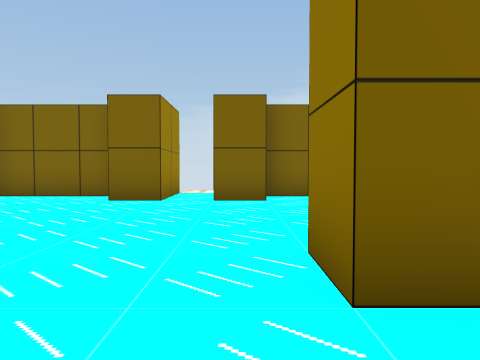
View 1 (above)

14 first-person views from a walk through a 3-D level made in the Unity game engine. The camera is 0.62 m above the floor, tilts 2° down and sees 70° across. The floor is counted in squares, 1 m on a side. Each view is taken from the middle of a square. On the plan, view 1 faces up. The plan holds only what a view shows up to about 10 squares ahead; the rest is blank.

View 2
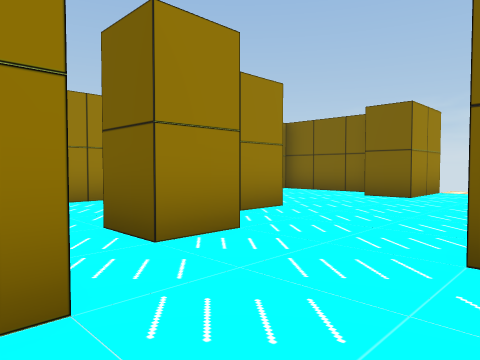

View 3
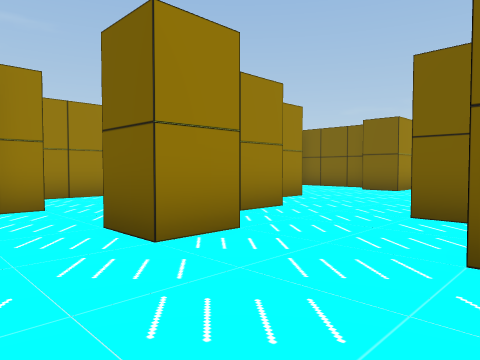

View 4
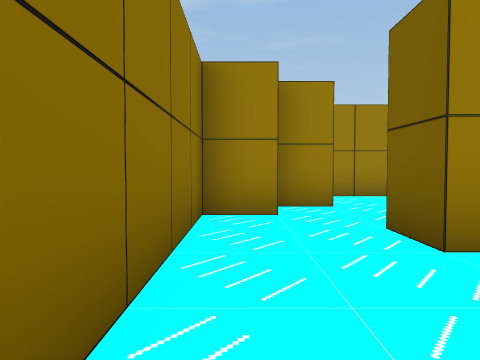

View 5
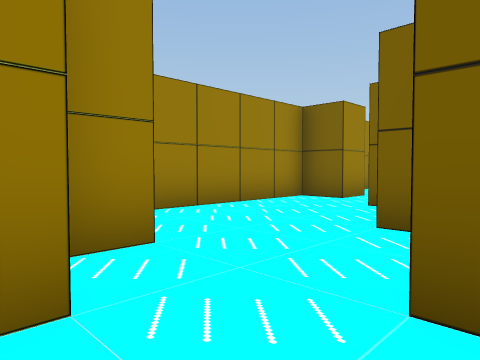

View 6
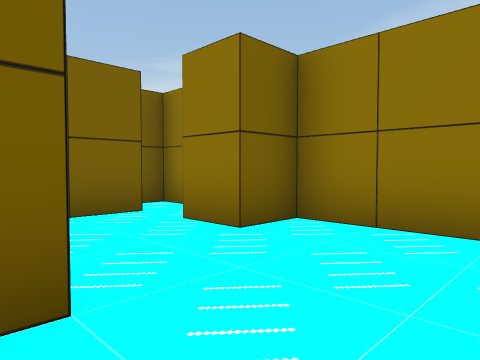

View 7
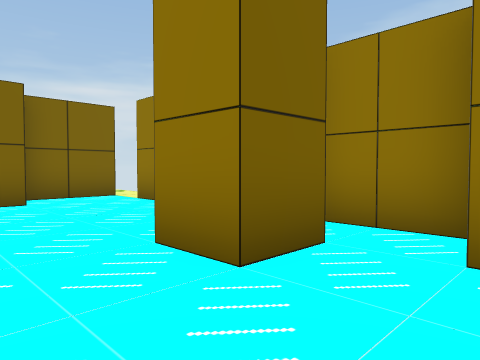

View 8
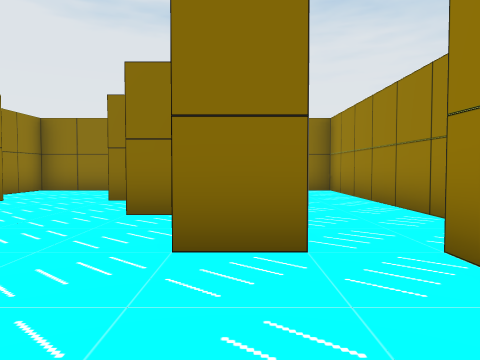

View 9
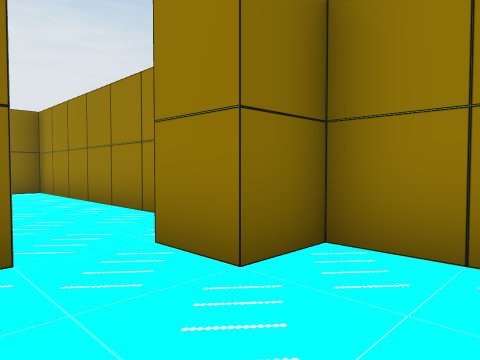

View 10
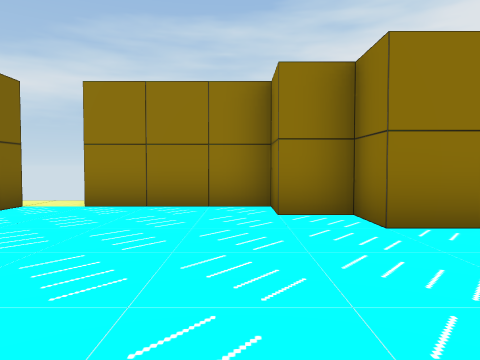

View 11
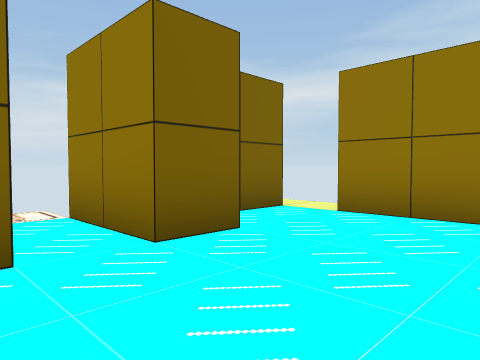

View 12
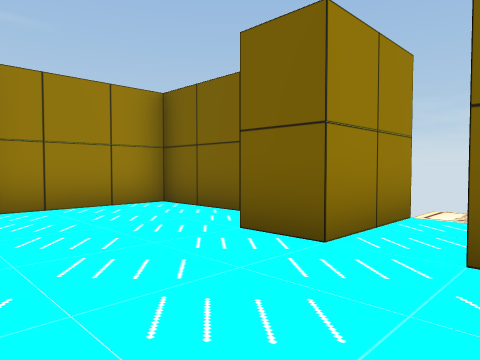

View 13
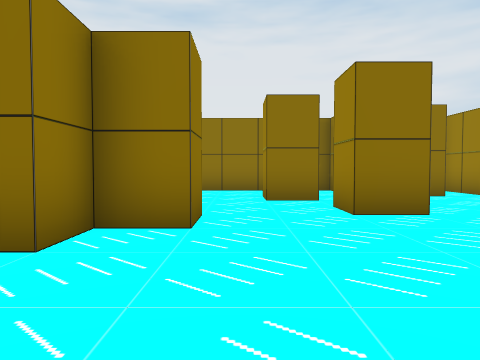

View 14
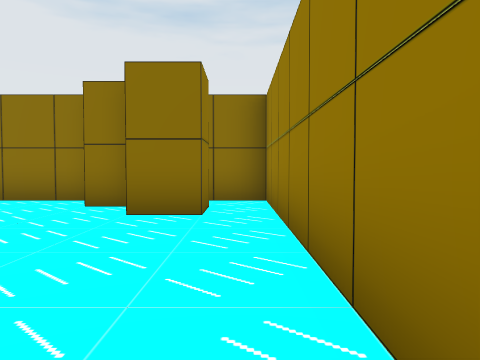

### Floor plan
Points are (right, up) in squares from view 1. A wall is a line through its corners. A room is listed if a view was taken in it or the views show most of it. See-through windows are left out.
Room 1 (views 1, 2, 3, 4, 5, 6, 7, 8, 9, 10, 11, 12, 13, 14)
walls: (-2.6, 1.5) (-1.5, 1.5) (-1.5, 0.5) (-2.5, 0.5); (-1.6, -0.5) (-0.5, -0.5) (-0.5, -1.5) (-1.5, -1.5); (1.6, 1.5) (0.5, 1.5) (0.5, 2.5) (1.5, 2.5) (1.5, 3.5) (2.5, 3.5) (2.5, 6.5); (-3.6, 3.5) (-2.5, 3.5) (-2.5, 2.5); (2.5, 0.6) (2.5, 2.5) (2, 2.5); (0.6, 6.5) (-0.5, 6.5) (-0.5, 8.5); (-4.5, -2.5) (-4.5, -1.5) (-3.5, -1.5) (-3.5, -2.5) (-2.5, -2.5) (-2.5, -3.5) (2.5, -3.5) (2.5, -0.5) (1.5, -0.5) (1.5, 0.5); (-2.9, 7.5) (-5.5, 7.5) (-5.5, 4.5) (-4.5, 4.5) (-4.5, 3.5) (-5.5, 3.5) (-5.5, -3.5) (-4.4, -3.5); (2.6, 7.5) (0.5, 7.5); (-1.5, 8.6) (-1.5, 6.5) (-2.5, 6.5)

Positions as (right, up) in squares from view 1, and headings:
1: (0, 0), facing up
2: (1, -1), facing up-left
3: (2, -3), facing up-left
4: (2, -3), facing left
5: (-1, -3), facing up-left
6: (-1, -3), facing up-right
7: (-1, 0), facing up-right
8: (-3, 6), facing down
9: (-3, 6), facing down-left
10: (-3, 4), facing right
11: (-2, 4), facing up-right
12: (0, 4), facing up-left
13: (0, 6), facing down
14: (-5, 3), facing down
